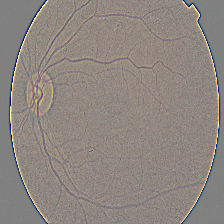
#> input picture data/gaussian_filtered_images/gaussian_filtered_images/Mild/00cb6555d108.png, 224 x 224 px, found by its file name; its folder holds only this picture in this run
$ python run_processing.py
#> lines starting #> are read from the running program, lines starting #| are printed output that depends on the picture; after the words box and inside, x2 and y2 are one past the last pixel; in counts of white or black regions, pixels touching at a corner belong together
### processing/preprocess.py
import cv2
import os

def preprocess_image(input_path, output_path, size=(224, 224)):
    # Load the image
#> called with output_path = 'output/preprocessed/Mild', size = (224, 224)
    image = cv2.imread(input_path)
#> image is the input picture: shape (224, 224, 3); mean B, G, R 128.8, 134.2, 142.3
    if image is None:
        print(f"Error: Unable to load image {input_path}")
        return

    # Resize the image
    resized = cv2.resize(image, size)

    # Normalize the image
    normalized = resized / 255.0

    # Apply Gaussian blur
    blurred = cv2.GaussianBlur(normalized, (5, 5), 0)
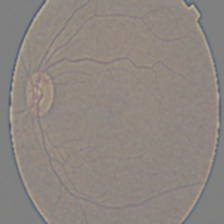
#> blurred: shape (224, 224, 3) float64; mean B, G, R 0.505, 0.526, 0.558

    # Save the processed image
    os.makedirs(output_path, exist_ok=True)
    output_file = os.path.join(output_path, os.path.basename(input_path))
    cv2.imwrite(output_file, (blurred * 255).astype('uint8'))
    print(f"Processed image saved at: {output_file}")

### processing/segment.py
import cv2
import os

def segment_image(input_path, output_path):
    # Load the preprocessed image
#> called with output_path = 'output/segmented/Mild'
    image = cv2.imread(input_path)
    if image is None:
        print(f"Error: Unable to load image {input_path}")
        return

    # Convert to grayscale
    gray = cv2.cvtColor(image, cv2.COLOR_BGR2GRAY)

    # Apply binary thresholding
    _, segmented = cv2.threshold(gray, 128, 255, cv2.THRESH_BINARY)
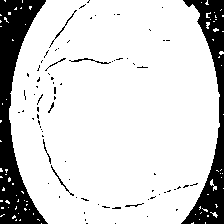
#> segmented: shape (224, 224); 82.9% white; 79 black regions (70 under 20 px), largest, box (x1, y1, x2, y2) and area: (0, 0, 48, 224) 4663, (181, 0, 224, 224) 3317, (69, 58, 111, 64) 64

    # Save the segmented image
    os.makedirs(output_path, exist_ok=True)
    output_file = os.path.join(output_path, os.path.basename(input_path))
    cv2.imwrite(output_file, segmented)
    print(f"Segmented image saved at: {output_file}")

### run_processing.py
import sys
import os

# Add the root directory of the project to the Python path
sys.path.append(os.path.dirname(os.path.abspath(__file__)))
from processing.preprocess import preprocess_image
from processing.segment import segment_image

# Define directories
raw_dir = "/home/mukthar/MediScan/data/gaussian_filtered_images/gaussian_filtered_images/Mild"       # Input: Raw images
preprocessed_dir = "output/preprocessed/Mild"       # Output: Preprocessed images
segmented_dir = "output/segmented/Mild"             # Output: Segmented images

# Step 1: Preprocess all images
print("Preprocessing images...")
for file_name in os.listdir(raw_dir):
    input_path = os.path.join(raw_dir, file_name)
    preprocess_image(input_path, preprocessed_dir)

# Step 2: Segment all preprocessed images
print("Segmenting images...")
for file_name in os.listdir(preprocessed_dir):
    input_path = os.path.join(preprocessed_dir, file_name)
    segment_image(input_path, segmented_dir)

print("Processing complete!")

$ run again, on data/gaussian_filtered_images/gaussian_filtered_images/Mild/15cc2aef772a.png
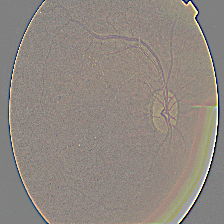
#> input picture data/gaussian_filtered_images/gaussian_filtered_images/Mild/15cc2aef772a.png, 224 x 224 px, found by its file name
#> in preprocess_image, image is the input picture: shape (224, 224, 3); mean B, G, R 128.9, 136.1, 144.1
#> in segment_image, `gray = cv2.cvtColor(image, cv2.COLOR_BGR2GRAY)`:
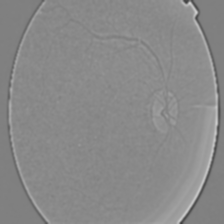
#> gray: shape (224, 224); min 61, max 208, mean 137.2
#> in segment_image, `_, segmented = cv2.threshold(gray, 128, 255, cv2.THRESH_BINARY)`:
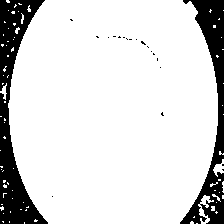
#> segmented: shape (224, 224); 84.6% white; 21 black regions (19 under 20 px), largest, box (x1, y1, x2, y2) and area: (0, 0, 48, 224) 4301, (180, 0, 224, 224) 3357

$ run again, on data/gaussian_filtered_images/gaussian_filtered_images/Mild/17eff993386f.png
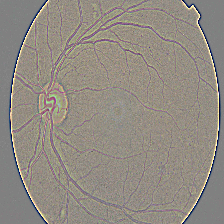
#> input picture data/gaussian_filtered_images/gaussian_filtered_images/Mild/17eff993386f.png, 224 x 224 px, found by its file name
#> in preprocess_image, image is the input picture: shape (224, 224, 3); mean B, G, R 130.8, 139.4, 145.8
#> in segment_image, `gray = cv2.cvtColor(image, cv2.COLOR_BGR2GRAY)`:
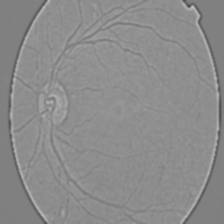
#> gray: shape (224, 224); min 78, max 197, mean 139.9
#> in segment_image, `_, segmented = cv2.threshold(gray, 128, 255, cv2.THRESH_BINARY)`:
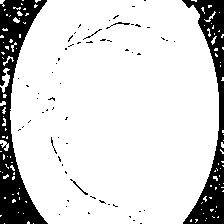
#> segmented: shape (224, 224); 84.4% white; 63 black regions (57 under 20 px), largest, box (x1, y1, x2, y2) and area: (0, 0, 48, 224) 4290, (182, 0, 224, 224) 3209, (70, 179, 88, 195) 37, (106, 22, 130, 29) 35, (83, 29, 102, 40) 25, (51, 137, 57, 154) 22

$ run again, on data/gaussian_filtered_images/gaussian_filtered_images/Mild/05a5183c92d0.png
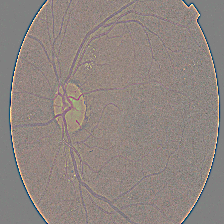
#> input picture data/gaussian_filtered_images/gaussian_filtered_images/Mild/05a5183c92d0.png, 224 x 224 px, found by its file name
#> in preprocess_image, image is the input picture: shape (224, 224, 3); mean B, G, R 129, 133.6, 143.4
#> in segment_image, `gray = cv2.cvtColor(image, cv2.COLOR_BGR2GRAY)`:
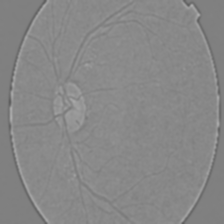
#> gray: shape (224, 224); min 93, max 171, mean 135.5
#> in segment_image, `_, segmented = cv2.threshold(gray, 128, 255, cv2.THRESH_BINARY)`:
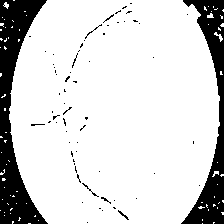
#> segmented: shape (224, 224); 83.3% white; 66 black regions (60 under 20 px), largest, box (x1, y1, x2, y2) and area: (0, 0, 48, 224) 4676, (181, 0, 224, 224) 3355, (82, 183, 99, 197) 30, (118, 210, 129, 220) 27, (85, 24, 102, 39) 26, (101, 197, 111, 204) 20
